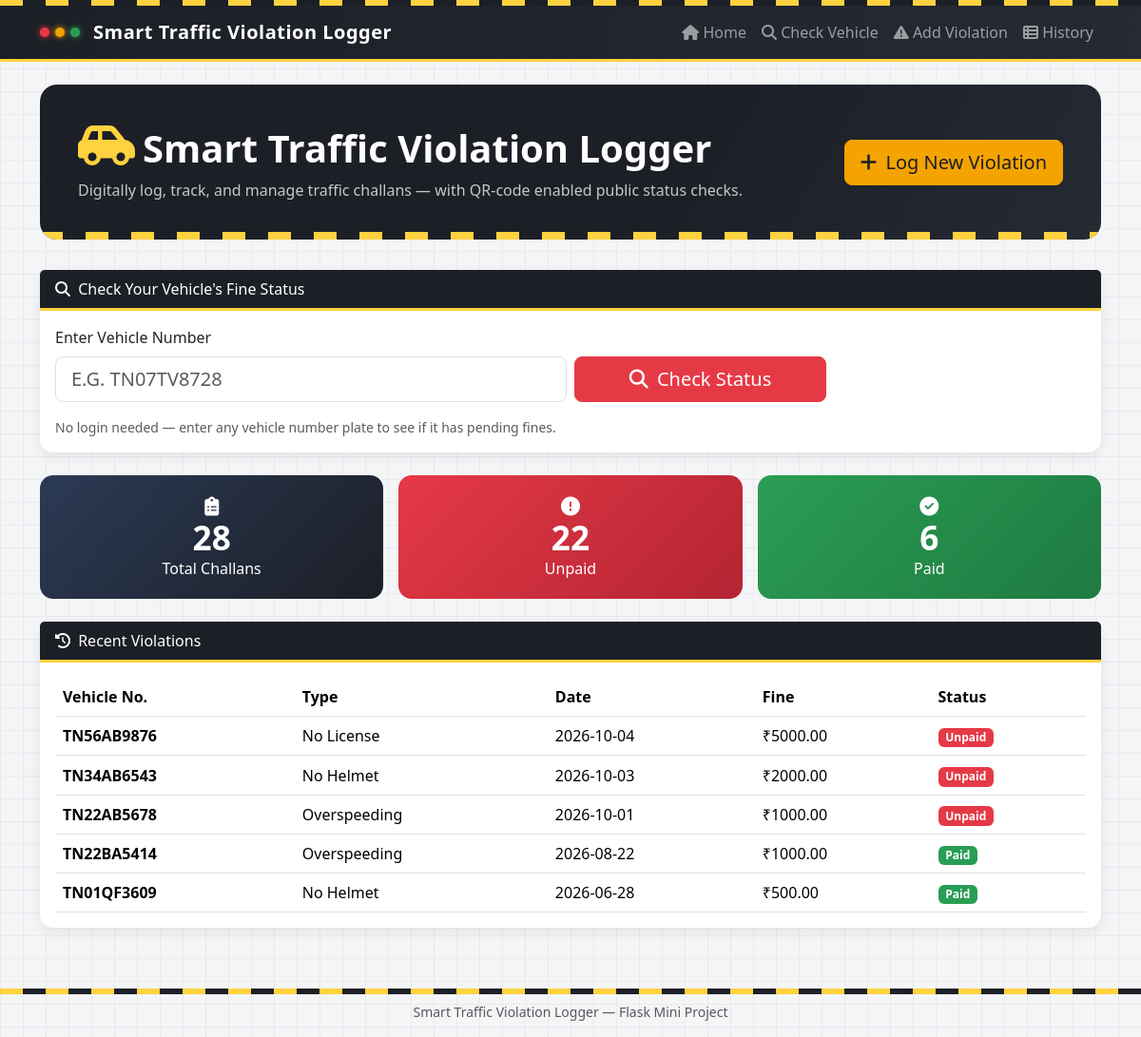
The page / on the database its author committed.
### app.py (models this page shows, shortened)
class Violation(db.Model):
    id = db.Column(db.Integer, primary_key=True)
    challan_id = db.Column(db.String(36), unique=True, nullable=False, default=lambda: str(uuid.uuid4()))
    vehicle_number = db.Column(db.String(20), nullable=False, index=True)
    violation_type = db.Column(db.String(100), nullable=False)
    location = db.Column(db.String(150), nullable=False)
    violation_date = db.Column(db.Date, nullable=False, default=date.today)
    fine_amount = db.Column(db.Float, nullable=False)
    status = db.Column(db.String(10), nullable=False, default="Unpaid")  # Unpaid / Paid
    created_at = db.Column(db.DateTime, default=datetime.utcnow)
    qr_path = db.Column(db.String(255))

### app.py (the view)
@app.route("/")
def index():
    total = Violation.query.count()
    unpaid = Violation.query.filter_by(status="Unpaid").count()
    paid = Violation.query.filter_by(status="Paid").count()
    recent = Violation.query.order_by(Violation.created_at.desc()).limit(5).all()
    return render_template("index.html", total=total, unpaid=unpaid, paid=paid, recent=recent)

### templates/index.html (shortened to what this page needs)
{% extends "base.html" %}
{% block content %}
<div class="hero d-flex justify-content-between align-items-center flex-wrap gap-3">
  <div>
    <h1 class="fw-bold mb-2"><i class="fa-solid fa-car-side me-2"></i>Smart Traffic Violation Logger</h1>
    <p class="mb-0 opacity-75">Digitally log, track, and manage traffic challans &mdash; with QR-code enabled public status checks.</p>
  </div>
  <a href="{{ url_for('add_violation') }}" class="btn btn-signal-yellow btn-lg"><i class="fa-solid fa-plus me-1"></i> Log New Violation</a>
</div>
<div class="card mb-4">
  <div class="card-header card-header-signal"><i class="fa-solid fa-magnifying-glass me-1"></i> Check Your Vehicle's Fine Status</div>
  <div class="card-body">
    <form method="GET" action="{{ url_for('check_vehicle') }}" class="row g-2 align-items-end">
      <div class="col-sm-8 col-md-6">
        <label class="form-label">Enter Vehicle Number</label>
        <input type="text" name="vehicle" class="form-control form-control-lg text-uppercase" placeholder="e.g. TN07TV8728" required autofocus>
      </div>
      <div class="col-sm-4 col-md-3">
        <button type="submit" class="btn btn-signal-red btn-lg w-100"><i class="fa-solid fa-magnifying-glass me-1"></i> Check Status</button>
      </div>
    </form>
    <p class="text-muted small mt-3 mb-0">No login needed &mdash; enter any vehicle number plate to see if it has pending fines.</p>
  </div>
</div>
<div class="row g-3 mb-4">
  <div class="col-md-4">
    <div class="stat-card total">
      <i class="fa-solid fa-clipboard-list fa-lg"></i>
      <h2>{{ total }}</h2>
      <div>Total Challans</div>
    </div>
  </div>
  <div class="col-md-4">
    <div class="stat-card unpaid">
      <i class="fa-solid fa-circle-exclamation fa-lg"></i>
      <h2>{{ unpaid }}</h2>
      <div>Unpaid</div>
    </div>
  </div>
  <div class="col-md-4">
    <div class="stat-card paid">
      <i class="fa-solid fa-circle-check fa-lg"></i>
      <h2>{{ paid }}</h2>
      <div>Paid</div>
    </div>
  </div>
</div>
<div class="card">
  <div class="card-header card-header-signal"><i class="fa-solid fa-clock-rotate-left me-1"></i> Recent Violations</div>
  <div class="card-body">
    {% if recent %}
    <div class="table-responsive">
      <table class="table align-middle mb-0">
        <thead><tr><th>Vehicle No.</th><th>Type</th><th>Date</th><th>Fine</th><th>Status</th></tr></thead>
        <tbody>
          {% for v in recent %}
          <tr>
            <td class="fw-bold">{{ v.vehicle_number }}</td>
            <td>{{ v.violation_type }}</td>
            <td>{{ v.violation_date }}</td>
            <td>₹{{ "%.2f"|format(v.fine_amount) }}</td>
            <td><span class="badge {{ 'badge-paid' if v.status == 'Paid' else 'badge-unpaid' }}">{{ v.status }}</span></td>
          </tr>
          {% endfor %}
        </tbody>
      </table>
    </div>
    {% else %}
    <p class="text-muted mb-0">No violations logged yet.</p>
    {% endif %}
  </div>
</div>
{% endblock %}

### static/css/style.css (style rules this page uses)
:root { --asphalt: #1c1f26; --asphalt-2: #262a33; --signal-red: #e63946; --signal-yellow: #f4a300; --signal-green: #2a9d55; --lane-yellow: #ffd23f; }
body { background-color: #f4f5f7; background-image: linear-gradient(#e9eaee 1px, transparent 1px), linear-gradient(90deg, #e9eaee 1px, transparent 1px); background-size: 24px 24px; font-family: "Segoe UI", Roboto, Arial, sans-serif; color: #222; }
.card { border: none; border-radius: 14px; box-shadow: 0 4px 14px rgba(0,0,0,0.08); }
.card-header-signal { background: var(--asphalt); color: white; border-radius: 14px 14px 0 0; border-bottom: 3px solid var(--lane-yellow); }
.stat-card { border-radius: 14px; color: white; padding: 1.25rem; text-align: center; }
.stat-card.total { background: linear-gradient(135deg, #2b3a55, #1c1f26); }
.stat-card.unpaid { background: linear-gradient(135deg, var(--signal-red), #b32433); }
.stat-card.paid { background: linear-gradient(135deg, var(--signal-green), #1f7a41); }
.stat-card h2 { font-size: 2.2rem; font-weight: 700; margin: 0; }
.badge-paid { background: var(--signal-green); }
.badge-unpaid { background: var(--signal-red); }
.hero { background: linear-gradient(120deg, var(--asphalt) 60%, var(--asphalt-2) 100%); color: white; border-radius: 18px; padding: 2.5rem; position: relative; overflow: hidden; margin-bottom: 2rem; }
.hero::after { content: ""; position: absolute; bottom: 0; left: 0; right: 0; height: 8px; background: repeating-linear-gradient(90deg, var(--lane-yellow) 0 24px, transparent 24px 48px); }
.hero i.fa-car-side { font-size: 3rem; color: var(--lane-yellow); }
table thead { background: var(--asphalt); color: white; }
.btn-signal-red { background: var(--signal-red); border-color: var(--signal-red); color: #fff; }
.btn-signal-yellow { background: var(--signal-yellow); border-color: var(--signal-yellow); color: #1c1f26; }

### rows shown on the page
Violation: vehicle_number "TN56AB9876", violation_type "No License", violation_date "2026-10-04", fine_amount "5000.00", status "Unpaid"
Violation: vehicle_number "TN34AB6543", violation_type "No Helmet", violation_date "2026-10-03", fine_amount "2000.00", status "Unpaid"
Violation: vehicle_number "TN22AB5678", violation_type "Overspeeding", violation_date "2026-10-01", fine_amount "1000.00", status "Unpaid"
Violation: vehicle_number "TN22BA5414", violation_type "Overspeeding", violation_date "2026-08-22", fine_amount "1000.00", status "Paid"
Violation: vehicle_number "TN01QF3609", violation_type "No Helmet", violation_date "2026-06-28", fine_amount "500.00", status "Paid"

### other values the page prints
{{ total }} "28"
{{ unpaid }} "22"
{{ paid }} "6"
